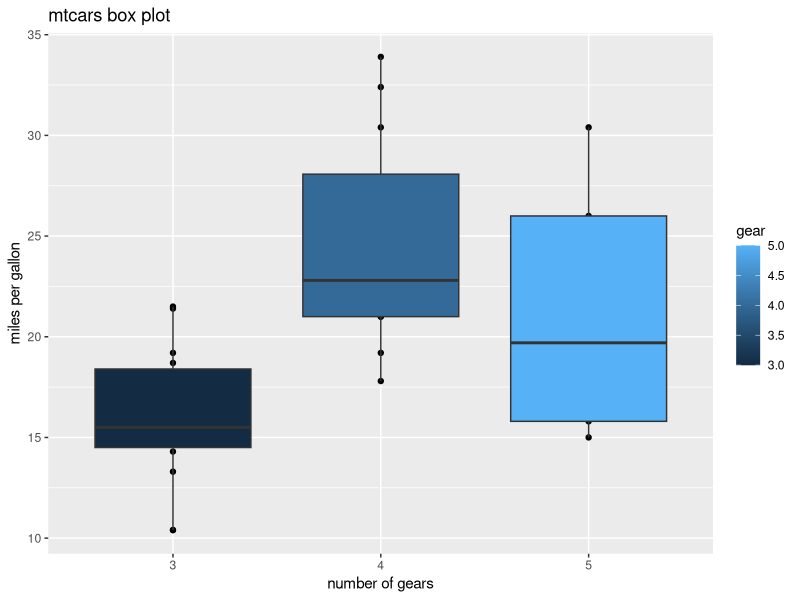
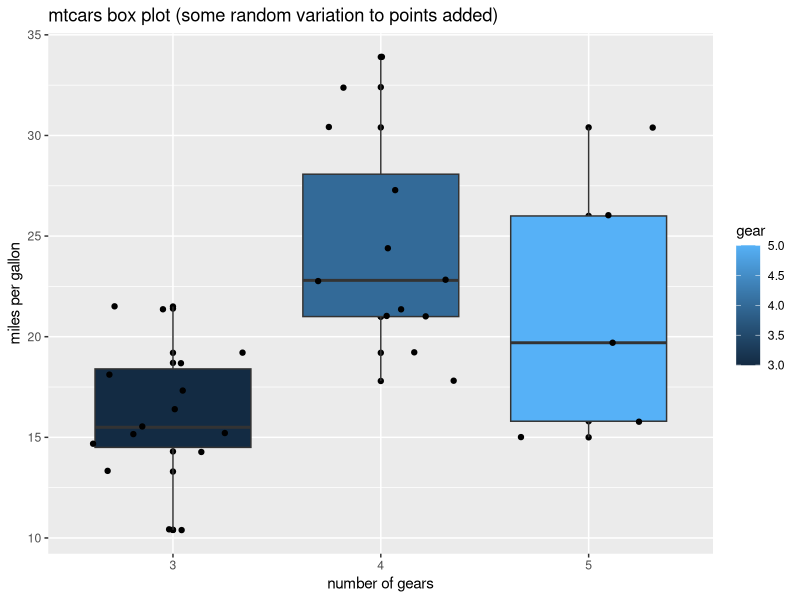
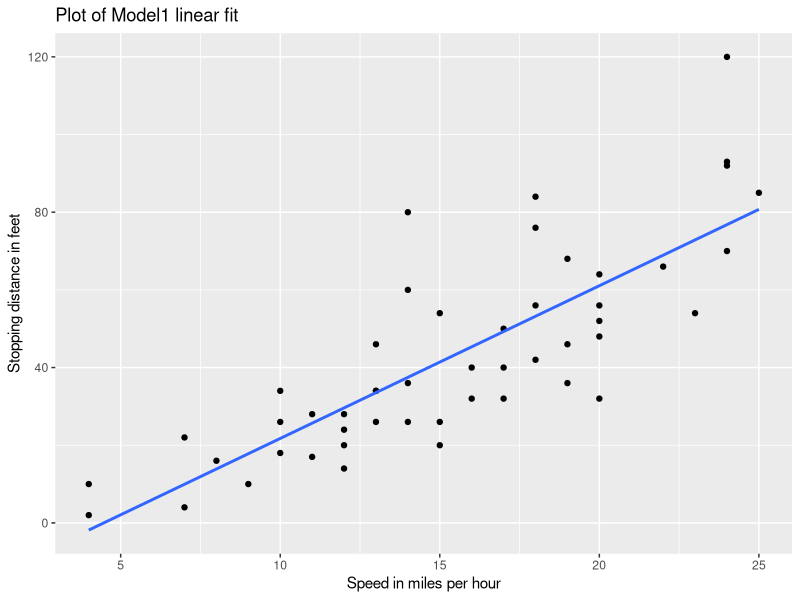
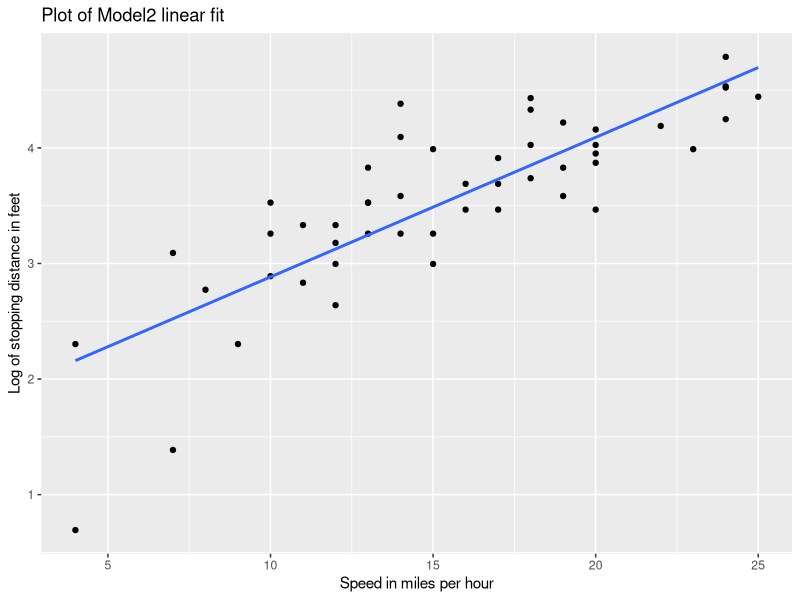
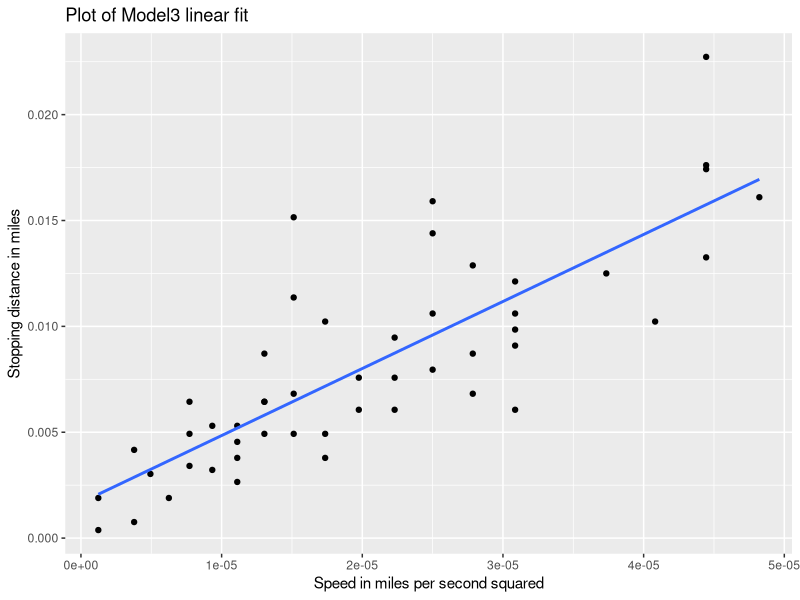

Recreate these plots in R, in order.
## ---- chunk 1
sum(5:55)
## ---- chunk 2

n=10
sumfun<- sum(5:n)
sumfun

n=20
sumfun<- sum(5:n)
sumfun

n=100
sumfun<- sum(5:n)
sumfun
## ---- chunk 3

Fibonacci <- numeric(12)
Fibonacci[1] <- Fibonacci[2] <- 1
for (i in 3:12) Fibonacci[i] <- Fibonacci[i-2] + Fibonacci[i-1]
print(Fibonacci)

## ---- chunk 4
library(ggplot2)
str(mtcars)
ggplot(mtcars, aes(x = as.factor(gear), y = mpg, fill = gear))+
  geom_point()+
  geom_boxplot()+
  labs(x='number of gears', y='miles per gallon', title='mtcars box plot')
## ---- chunk 5
#with a small amount of random variation added to the points because of small dataset
library(ggplot2)
ggplot(mtcars, aes(x = as.factor(gear), y = mpg, fill = gear))+
  geom_point()+
  geom_boxplot()+
  geom_jitter()+
  labs(x='number of gears', y='miles per gallon', title='mtcars box plot (some random variation to points added)')
## ---- chunk 6
str(cars)
summary(cars)

# Model1
#variable speed centered around its mean to avoid nonesense negative values
set.seed(1)
speed.c = scale(cars$speed, center = TRUE, scale = FALSE)
model1 = lm(formula = dist~speed.c, data = cars)
summary(model1)
## ---- chunk 7
# Model2 
#optimisation with log transformation of variable distance
#variable speed centered around its mean to avoid nonesense negative values
set.seed(1)
speed.c = scale(cars$speed, center = TRUE, scale = FALSE)
model2 = lm(formular = log(dist)~speed.c, data = cars)
summary(model2)
## ---- chunk 8
# Model1 plot
library(ggplot2)
ggplot(cars, aes(x = speed, y = dist))+
  geom_point()+
  labs(x='Speed in miles per hour', y='Stopping distance in feet', title='Plot of Model1 linear fit')+
  stat_smooth(method = lm, se = FALSE)

## ---- chunk 9
# Model2 plot
library(ggplot2)
ggplot(cars, aes(x = speed, y = log(dist)) )+
  geom_point()+
  labs(x='Speed in miles per hour', y='Log of stopping distance in feet', title='Plot of Model2 linear fit')+
  stat_smooth(method = lm, se = FALSE)
## ---- chunk 10
library(dplyr)
#manipulating data in cars to create new columns with speed in miles per second and stopping distance in miles
carsM <- mutate (cars, speedM = speed/3600, distM = dist/5280)
str(carsM)
## ---- chunk 11
#now doing linear regression with new data to relate stopping distance to square of speed
set.seed(1)
model3 = lm(formula = distM~I(speedM^2), data = carsM)
summary(model3)

## ---- chunk 12
#ggplot of data points and fitted reltionship is model3 plot
library(ggplot2)
ggplot(carsM, aes(x = speedM^2, y = distM))+
  geom_point()+
  labs(x='Speed in miles per second squared', y='Stopping distance in miles', title='Plot of Model3 linear fit')+
  stat_smooth(method = lm, se = FALSE)
